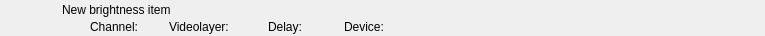
<?xml version="1.0" encoding="UTF-8"?>
<ui version="4.0">
 <class>RundownBrightnessWidget</class>
 <widget class="QWidget" name="RundownBrightnessWidget">
  <property name="geometry">
   <rect>
    <x>0</x>
    <y>0</y>
    <width>765</width>
    <height>36</height>
   </rect>
  </property>
  <layout class="QHBoxLayout" name="horizontalLayout">
   <property name="margin">
    <number>0</number>
   </property>
   <item>
    <widget class="QFrame" name="frameItem">
     <property name="sizePolicy">
      <sizepolicy hsizetype="Preferred" vsizetype="Fixed">
       <horstretch>0</horstretch>
       <verstretch>0</verstretch>
      </sizepolicy>
     </property>
     <property name="minimumSize">
      <size>
       <width>0</width>
       <height>36</height>
      </size>
     </property>
     <widget class="QLabel" name="labelThumbnail">
      <property name="geometry">
       <rect>
        <x>22</x>
        <y>2</y>
        <width>32</width>
        <height>32</height>
       </rect>
      </property>
      <property name="text">
       <string/>
      </property>
      <property name="pixmap">
       <pixmap resource="../Resource.qrc">:/Graphics/Images/Mixer.png</pixmap>
      </property>
      <property name="scaledContents">
       <bool>true</bool>
      </property>
     </widget>
     <widget class="QLabel" name="labelChannel">
      <property name="geometry">
       <rect>
        <x>90</x>
        <y>19</y>
        <width>70</width>
        <height>16</height>
       </rect>
      </property>
      <property name="text">
       <string>Channel:</string>
      </property>
     </widget>
     <widget class="QLabel" name="labelName">
      <property name="geometry">
       <rect>
        <x>62</x>
        <y>2</y>
        <width>561</width>
        <height>16</height>
       </rect>
      </property>
      <property name="text">
       <string>New brightness item</string>
      </property>
     </widget>
     <widget class="QLabel" name="labelVideolayer">
      <property name="geometry">
       <rect>
        <x>169</x>
        <y>19</y>
        <width>90</width>
        <height>16</height>
       </rect>
      </property>
      <property name="text">
       <string>Videolayer:</string>
      </property>
     </widget>
     <widget class="QLabel" name="labelColor">
      <property name="geometry">
       <rect>
        <x>0</x>
        <y>0</y>
        <width>18</width>
        <height>36</height>
       </rect>
      </property>
      <property name="text">
       <string/>
      </property>
     </widget>
     <widget class="QLabel" name="labelGroupColor">
      <property name="geometry">
       <rect>
        <x>0</x>
        <y>0</y>
        <width>6</width>
        <height>36</height>
       </rect>
      </property>
      <property name="text">
       <string/>
      </property>
     </widget>
     <widget class="QLabel" name="labelDevice">
      <property name="geometry">
       <rect>
        <x>344</x>
        <y>19</y>
        <width>332</width>
        <height>16</height>
       </rect>
      </property>
      <property name="text">
       <string>Device:</string>
      </property>
     </widget>
     <widget class="QLabel" name="labelDelay">
      <property name="geometry">
       <rect>
        <x>268</x>
        <y>19</y>
        <width>67</width>
        <height>16</height>
       </rect>
      </property>
      <property name="text">
       <string>Delay:</string>
      </property>
     </widget>
    </widget>
   </item>
   <item>
    <widget class="QLabel" name="labelGpiTriggerable">
     <property name="minimumSize">
      <size>
       <width>32</width>
       <height>32</height>
      </size>
     </property>
     <property name="maximumSize">
      <size>
       <width>32</width>
       <height>32</height>
      </size>
     </property>
     <property name="text">
      <string/>
     </property>
     <property name="pixmap">
      <pixmap resource="../Resource.qrc">:/Graphics/Images/GpiTriggerable.png</pixmap>
     </property>
    </widget>
   </item>
   <item>
    <widget class="QLabel" name="labelDisconnected">
     <property name="minimumSize">
      <size>
       <width>32</width>
       <height>32</height>
      </size>
     </property>
     <property name="maximumSize">
      <size>
       <width>32</width>
       <height>32</height>
      </size>
     </property>
     <property name="text">
      <string/>
     </property>
     <property name="pixmap">
      <pixmap resource="../Resource.qrc">:/Graphics/Images/Disconnected.png</pixmap>
     </property>
    </widget>
   </item>
   <item>
    <widget class="QLabel" name="labelActiveColor">
     <property name="minimumSize">
      <size>
       <width>2</width>
       <height>36</height>
      </size>
     </property>
     <property name="maximumSize">
      <size>
       <width>2</width>
       <height>36</height>
      </size>
     </property>
     <property name="text">
      <string/>
     </property>
    </widget>
   </item>
  </layout>
 </widget>
 <resources>
  <include location="../Resource.qrc"/>
 </resources>
 <connections/>
 <slots>
  <slot>addToCombo()</slot>
 </slots>
</ui>
